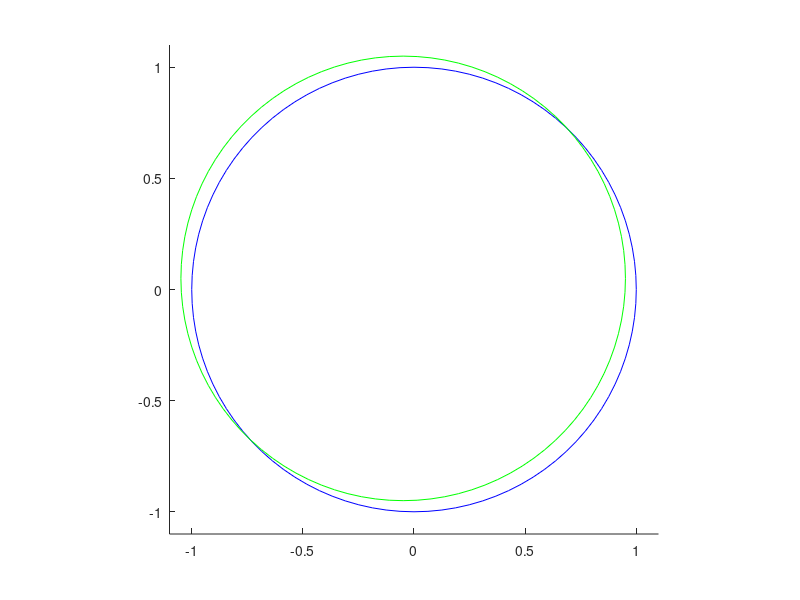
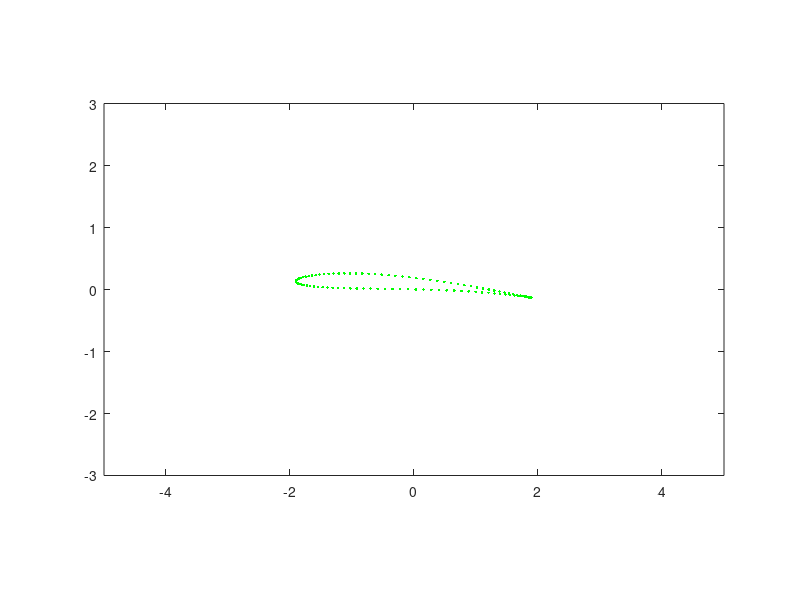

Write MATLAB code to recreate these figures, in order.
%jowkowski
close all

%% set initial conditions
a=1;
c=0.95;
x_s=-0.04875;
y_s=0.05*i;
alpha_deg=04; %degrees


%% create physical variables
alpha=alpha_deg/180*pi %angle of attack in radians
th = 0:pi/50:2*pi;      %theta for circle definition

%define the cylinder in the flow
z = a*(cos(th)+i*sin(th));

% Define the smaller transform circle (only for visuals)
z_c = c*(cos(th)+i*sin(th));

%% Transformation 1 
%We shift the circle with radius a relative to a Jowkowski 
%circle of radius c by the amounts xs and ys, such that the two circles 
%intersect on the x axis (to obtain the sharp trailing edge cusp).

w0 =z + x_s +y_s;

figure
hold on
plot(real(z),imag(z),'b')
plot(real(w0),imag(w0),'g')
axis([-1.1 1.1 -1.1 1.1])
daspect([1 1 1])


%% Transformation 2 
%We apply the Joukowski transformation

w1=w0+c^2./w0;

%% Transformation 2 
%We add the angle of attack ?

w2=w1*exp(-alpha*i);


figure
plot(real(w2),imag(w2),'g.')
axis([-5 5 -3 3])
daspect([1 1 1])

